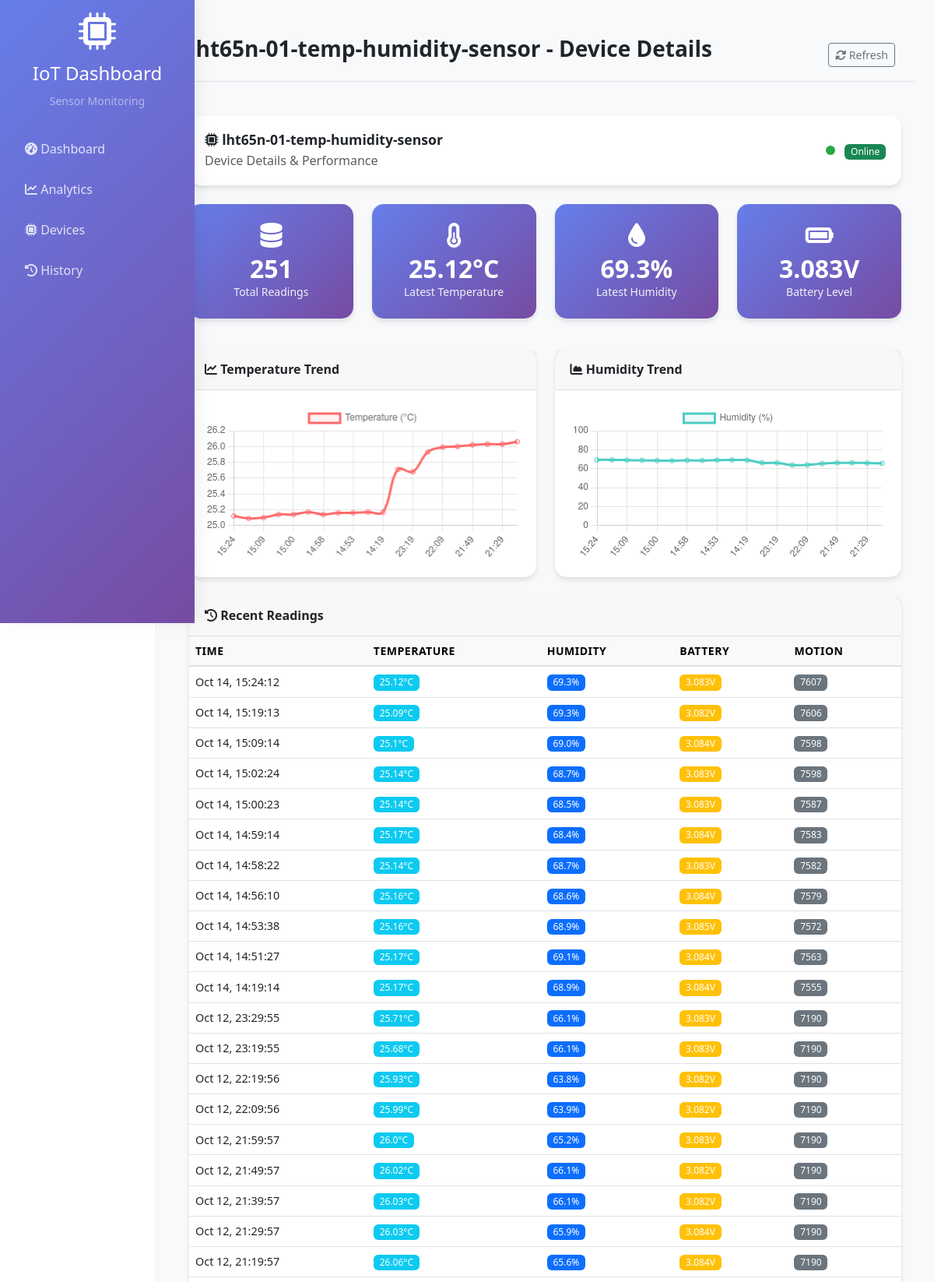
Page /device/lht65n-01-temp-humidity-sensor/ (upper part) on the committed database.
### sensors/models.py (models this page shows, shortened)
class SensorReading(models.Model):
    device_id = models.CharField(max_length=128, db_index=True)
    battery_voltage = models.FloatField(null=True, blank=True)
    humidity = models.FloatField(null=True, blank=True)
    motion_counts = models.IntegerField(null=True, blank=True)
    temperature_c = models.FloatField(null=True, blank=True)
    received_at = models.DateTimeField(db_index=True)
    created_at = models.DateTimeField(auto_now_add=True)
    class Meta:
        ordering = ["-received_at", "-id"]

### sensors/views.py (the view)
# urls.py: path("device/<str:device_id>/", views.device_detail, name="device_detail"),
def device_detail(request: HttpRequest, device_id: str):
    device_readings = SensorReading.objects.filter(device_id=device_id).order_by(
        "-received_at"
    )
    latest = device_readings.first()
    return render(
        request,
        "sensors/device_detail.html",
        {
            "device_id": device_id,
            "readings": device_readings[:100],
            "latest": latest,
            "total_readings": device_readings.count(),
        },
    )

### sensors/templates/sensors/device_detail.html (shortened to what this page needs)
{% extends 'sensors/base.html' %}
{% block page_title %}{{ device_id }} - Device Details{% endblock %}
{% block content %}
<div class="row mb-4">
    <div class="col-12">
        <div class="card">
            <div class="card-body">
                <div class="d-flex justify-content-between align-items-center">
                    <div>
                        <h4 class="mb-1">
                            <i class="fas fa-microchip"></i> {{ device_id }}
                        </h4>
                        <p class="text-muted mb-0">Device Details & Performance</p>
                    </div>
                    <div class="text-end">
                        <span class="status-indicator {% if latest %}status-online{% else %}status-offline{% endif %}"></span>
                        <span class="badge {% if latest %}bg-success{% else %}bg-danger{% endif %}">
                            {% if latest %}Online{% else %}Offline{% endif %}
                        </span>
                    </div>
                </div>
            </div>
        </div>
    </div>
</div>
<div class="row mb-4">
    <div class="col-md-3 mb-3">
        <div class="card metric-card">
            <div class="card-body text-center">
                <i class="fas fa-database fa-2x mb-2"></i>
                <div class="metric-value">{{ total_readings }}</div>
                <div class="small">Total Readings</div>
            </div>
        </div>
    </div>
    <div class="col-md-3 mb-3">
        <div class="card metric-card">
            <div class="card-body text-center">
                <i class="fas fa-thermometer-half fa-2x mb-2"></i>
                <div class="metric-value">{{ latest.temperature_c|default:"--" }}°C</div>
                <div class="small">Latest Temperature</div>
            </div>
        </div>
    </div>
    <div class="col-md-3 mb-3">
        <div class="card metric-card">
            <div class="card-body text-center">
                <i class="fas fa-tint fa-2x mb-2"></i>
                <div class="metric-value">{{ latest.humidity|default:"--" }}%</div>
                <div class="small">Latest Humidity</div>
            </div>
        </div>
    </div>
    <div class="col-md-3 mb-3">
        <div class="card metric-card">
            <div class="card-body text-center">
                <i class="fas fa-battery-full fa-2x mb-2"></i>
                <div class="metric-value">{{ latest.battery_voltage|default:"--" }}V</div>
                <div class="small">Battery Level</div>
            </div>
        </div>
    </div>
</div>
<div class="row mb-4">
    <div class="col-md-6">
        <div class="card">
            <div class="card-header">
                <h5 class="mb-0"><i class="fas fa-chart-line"></i> Temperature Trend</h5>
            </div>
            <div class="card-body">
                <canvas id="tempChart" height="200"></canvas>
            </div>
        </div>
    </div>
    <div class="col-md-6">
        <div class="card">
            <div class="card-header">
                <h5 class="mb-0"><i class="fas fa-chart-area"></i> Humidity Trend</h5>
            </div>
            <div class="card-body">
                <canvas id="humidityChart" height="200"></canvas>
            </div>
        </div>
    </div>
</div>
<div class="card">
    <div class="card-header">
        <h5 class="mb-0"><i class="fas fa-history"></i> Recent Readings</h5>
    </div>
    <div class="card-body p-0">
        <div class="table-responsive">
            <table class="table table-hover mb-0">
                <thead class="table-light">
                    <tr>
                        <th>Time</th>
                        <th>Temperature</th>
                        <th>Humidity</th>
                        <th>Battery</th>
                        <th>Motion</th>
                    </tr>
                </thead>
                <tbody>
                    {% for reading in readings %}
                    <tr>
                        <td>{{ reading.received_at|date:"M d, H:i:s" }}</td>
                        <td>
                            {% if reading.temperature_c %}
                                <span class="badge bg-info">{{ reading.temperature_c }}°C</span>
                            {% else %}
                                <span class="text-muted">--</span>
                            {% endif %}
                        </td>
                        <td>
                            {% if reading.humidity %}
                                <span class="badge bg-primary">{{ reading.humidity }}%</span>
                            {% else %}
                                <span class="text-muted">--</span>
                            {% endif %}
                        </td>
                        <td>
                            {% if reading.battery_voltage %}
                                {% if reading.battery_voltage > 3.5 %}
                                    <span class="badge bg-success">{{ reading.battery_voltage }}V</span>
                                {% elif reading.battery_voltage > 3.0 %}
                                    <span class="badge bg-warning">{{ reading.battery_voltage }}V</span>
                                {% else %}
                                    <span class="badge bg-danger">{{ reading.battery_voltage }}V</span>
                                {% endif %}
                            {% else %}
                                <span class="text-muted">--</span>
                            {% endif %}
                        </td>
                        <td>
                            {% if reading.motion_counts %}
                                <span class="badge bg-secondary">{{ reading.motion_counts }}</span>
                            {% else %}
                                <span class="text-muted">--</span>
                            {% endif %}
                        </td>
                    </tr>
                    {% endfor %}
                </tbody>
            </table>
        </div>
    </div>
</div>
{% endblock %}
{% block extra_js %}
<script>
// Temperature chart
const tempCtx = document.getElementById('tempChart').getContext('2d');
const tempData = [{% for reading in readings|slice:":20" %}{% if reading.temperature_c %}{{ reading.temperature_c }}{% else %}null{% endif %}{% if not forloop.last %},{% endif %}{% endfor %}];
const tempLabels = [{% for reading in readings|slice:":20" %}"{{ reading.received_at|date:"H:i" }}"{% if not forloop.last %},{% endif %}{% endfor %}];
new Chart(tempCtx, {
    type: 'line',
    data: {
        labels: tempLabels,
        datasets: [{
            label: 'Temperature (°C)',
            data: tempData,
            borderColor: '#ff6b6b',
            backgroundColor: 'rgba(255, 107, 107, 0.1)',
            tension: 0.4
        }]
    },
    options: {
        responsive: true,
        maintainAspectRatio: false,
        scales: {
            y: { beginAtZero: false }
        }
    }
});
// Humidity chart
const humidityCtx = document.getElementById('humidityChart').getContext('2d');
const humidityData = [{% for reading in readings|slice:":20" %}{% if reading.humidity %}{{ reading.humidity }}{% else %}null{% endif %}{% if not forloop.last %},{% endif %}{% endfor %}];
const humidityLabels = [{% for reading in readings|slice:":20" %}"{{ reading.received_at|date:"H:i" }}"{% if not forloop.last %},{% endif %}{% endfor %}];
new Chart(humidityCtx, {
    type: 'line',
    data: {
        labels: humidityLabels,
        datasets: [{
            label: 'Humidity (%)',
            data: humidityData,
            borderColor: '#4ecdc4',
            backgroundColor: 'rgba(78, 205, 196, 0.1)',
            tension: 0.4
        }]
    },
    options: {
        responsive: true,
        maintainAspectRatio: false,
        scales: {
            y: { beginAtZero: true, max: 100 }
        }
    }
});
</script>
{% endblock %}

### sensors/templates/sensors/base.html (style rules this page uses)
.card { border: none; border-radius: 15px; box-shadow: 0 4px 6px rgba(0,0,0,0.1); transition: transform 0.3s ease; }
.metric-card { background: linear-gradient(135deg, #667eea 0%, #764ba2 100%); color: white; }
.metric-card .card-body { padding: 1.5rem; }
.metric-value { font-size: 2rem; font-weight: 600; line-height: 1.2; }
.card-header h5 { font-size: 1.1rem; font-weight: 600; margin: 0; }
.metric-card .small { font-size: 0.875rem; font-weight: 500; opacity: 0.9; }
.table th { font-size: 0.875rem; font-weight: 600; text-transform: uppercase; letter-spacing: 0.5px; }
.table td { font-size: 0.9rem; vertical-align: middle; }
.badge { font-size: 0.75rem; font-weight: 500; }
.row { margin-bottom: 1.5rem; }
.card-body { padding: 1.25rem; }
.card-header { padding: 1rem 1.25rem; border-bottom: 1px solid rgba(0,0,0,0.1); }
.status-indicator { width: 12px; height: 12px; border-radius: 50%; display: inline-block; margin-right: 8px; }
.status-online { background: #28a745; }
.main-content h4 { font-size: 1.1rem; font-weight: 600; margin-bottom: 0.5rem; }
.main-content h5 { font-size: 1rem; font-weight: 600; margin-bottom: 0.5rem; }
.content-wrapper > .row:first-child { margin-top: 0; }
.table-responsive { border-radius: 0 0 15px 15px; }
.table thead th { background-color: #f8f9fa; border-bottom: 2px solid #dee2e6; }

### rows in the picture
SensorReading: temperature_c "25.12", humidity "69.3", battery_voltage "3.083", received_at "Oct 14, 15:24:12", motion_counts "7607"
SensorReading: received_at "Oct 14, 15:19:13", temperature_c "25.09", humidity "69.3", battery_voltage "3.082", motion_counts "7606"
SensorReading: received_at "Oct 14, 15:09:14", temperature_c "25.1", humidity "69.0", battery_voltage "3.084", motion_counts "7598"
SensorReading: received_at "Oct 14, 15:02:24", temperature_c "25.14", humidity "68.7", battery_voltage "3.083", motion_counts "7598"
SensorReading: received_at "Oct 14, 15:00:23", temperature_c "25.14", humidity "68.5", battery_voltage "3.083", motion_counts "7587"
SensorReading: received_at "Oct 14, 14:59:14", temperature_c "25.17", humidity "68.4", battery_voltage "3.084", motion_counts "7583"
SensorReading: received_at "Oct 14, 14:58:22", temperature_c "25.14", humidity "68.7", battery_voltage "3.083", motion_counts "7582"
SensorReading: received_at "Oct 14, 14:56:10", temperature_c "25.16", humidity "68.6", battery_voltage "3.084", motion_counts "7579"
SensorReading: received_at "Oct 14, 14:53:38", temperature_c "25.16", humidity "68.9", battery_voltage "3.085", motion_counts "7572"
SensorReading: received_at "Oct 14, 14:51:27", temperature_c "25.17", humidity "69.1", battery_voltage "3.084", motion_counts "7563"
SensorReading: received_at "Oct 14, 14:19:14", temperature_c "25.17", humidity "68.9", battery_voltage "3.084", motion_counts "7555"
SensorReading: received_at "Oct 12, 23:29:55", temperature_c "25.71", humidity "66.1", battery_voltage "3.083", motion_counts "7190"
SensorReading: received_at "Oct 12, 23:19:55", temperature_c "25.68", humidity "66.1", battery_voltage "3.083", motion_counts "7190"
SensorReading: received_at "Oct 12, 22:19:56", temperature_c "25.93", humidity "63.8", battery_voltage "3.082", motion_counts "7190"
SensorReading: received_at "Oct 12, 22:09:56", temperature_c "25.99", humidity "63.9", battery_voltage "3.082", motion_counts "7190"
SensorReading: received_at "Oct 12, 21:59:57", temperature_c "26.0", humidity "65.2", battery_voltage "3.083", motion_counts "7190"
SensorReading: received_at "Oct 12, 21:49:57", temperature_c "26.02", humidity "66.1", battery_voltage "3.082", motion_counts "7190"
SensorReading: received_at "Oct 12, 21:39:57", temperature_c "26.03", humidity "66.1", battery_voltage "3.082", motion_counts "7190"
SensorReading: received_at "Oct 12, 21:29:57", temperature_c "26.03", humidity "65.9", battery_voltage "3.084", motion_counts "7190"
SensorReading: received_at "Oct 12, 21:19:57", temperature_c "26.06", humidity "65.6", battery_voltage "3.084", motion_counts "7190"

### other values in the picture
{{ device_id }} "lht65n-01-temp-humidity-sensor"
{{ total_readings }} "251"
chart data {{ reading.temperature_c }} 25.12, 25.09, 25.1, 25.14, 25.14, 25.17, 25.14, 25.16, 25.16, 25.17, 25.17, 25.71, 25.68, 25.93, 25.99, 26.0, 26.02, 26.03, 26.03, 26.06
chart data {{ reading.received_at|date:"H:i" }} 15:24, 15:19, 15:09, 15:02, 15:00, 14:59, 14:58, 14:56, 14:53, 14:51, 14:19, 23:29, 23:19, 22:19, 22:09, 21:59, 21:49, 21:39, 21:29, 21:19
chart data {{ reading.humidity }} 69.3, 69.3, 69.0, 68.7, 68.5, 68.4, 68.7, 68.6, 68.9, 69.1, 68.9, 66.1, 66.1, 63.8, 63.9, 65.2, 66.1, 66.1, 65.9, 65.6
